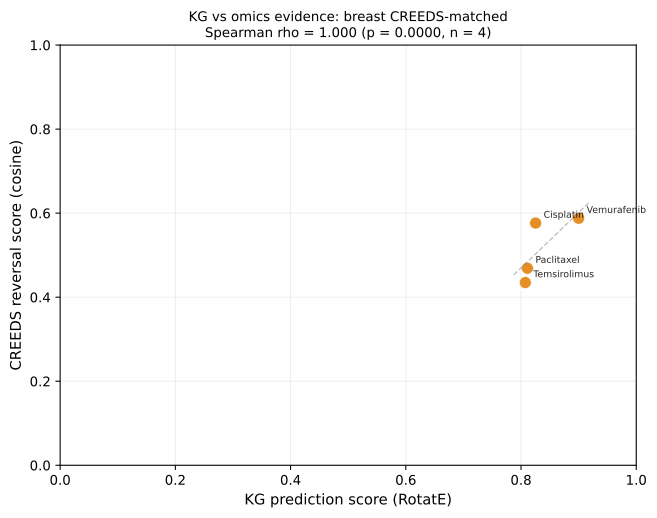

The Python source for this figure:
"""Figure: KG prediction score vs RNA-seq reversal score correlation.

Loads repurposing pipeline artifacts (breast cosine CREEDS + full 200-pair run),
computes Spearman rank correlation on CREEDS-matched rows only, and writes metrics.

Usage:
    .venv/bin/python figures/fig4_kg_rnaseq_correlation.py
"""
from __future__ import annotations

import csv
import json
from pathlib import Path

import matplotlib
matplotlib.use("Agg")
import matplotlib.pyplot as plt
import numpy as np
from scipy.stats import spearmanr

REPO_ROOT = Path(__file__).resolve().parents[1]

BREAST_CSV = (
    REPO_ROOT
    / "results"
    / "rnaseq_repurposing_run"
    / "repurposing_breast_bundle_human"
    / "top_candidates.csv"
)
BREAST_ENRICHED = (
    REPO_ROOT
    / "results"
    / "rnaseq_repurposing_run"
    / "repurposing_breast_bundle_human"
    / "candidates_enriched.json"
)
FULL_200_CSV = (
    REPO_ROOT
    / "results"
    / "rnaseq_repurposing_run"
    / "repurposing_full_200_cosine"
    / "top_candidates.csv"
)
FIGURES_DIR = REPO_ROOT / "figures"
RESULTS_DIR = REPO_ROOT / "results"


def load_csv_rows(path: Path) -> list[dict]:
    if not path.exists():
        return []
    rows: list[dict] = []
    with path.open(newline="", encoding="utf-8") as handle:
        for row in csv.DictReader(handle):
            row["kg_rotate_score"] = float(row.get("kg_rotate_score") or 0)
            row["signature_reversal_score"] = float(row.get("signature_reversal_score") or 0)
            rows.append(row)
    return rows


def load_enriched_rows(path: Path) -> list[dict]:
    if not path.exists():
        return []
    data = json.loads(path.read_text(encoding="utf-8"))
    for row in data:
        row["kg_rotate_score"] = float(row.get("kg_rotate_score") or 0)
        row["signature_reversal_score"] = float(row.get("signature_reversal_score") or 0)
    return data


def matched_only(rows: list[dict]) -> list[dict]:
    return [row for row in rows if float(row.get("signature_reversal_score") or 0) > 0]


def compute_correlation(kg_scores: np.ndarray, reversal_scores: np.ndarray) -> dict:
    if len(kg_scores) < 2:
        return {
            "spearman_rho": float("nan"),
            "spearman_p_value": float("nan"),
            "n": int(len(kg_scores)),
            "kg_mean": float(np.mean(kg_scores)) if len(kg_scores) else float("nan"),
            "reversal_mean": float(np.mean(reversal_scores)) if len(reversal_scores) else float("nan"),
        }
    rho, pval = spearmanr(kg_scores, reversal_scores)
    return {
        "spearman_rho": float(rho),
        "spearman_p_value": float(pval),
        "n": int(len(kg_scores)),
        "kg_mean": float(np.mean(kg_scores)),
        "reversal_mean": float(np.mean(reversal_scores)),
    }


def plot_scatter(
    candidates: list[dict],
    metrics: dict,
    output_path: Path,
    title_suffix: str,
) -> None:
    kg = np.array([c["kg_rotate_score"] for c in candidates])
    rev = np.array([c["signature_reversal_score"] for c in candidates])
    labels = [str(c.get("compound", "")) for c in candidates]

    fig, ax = plt.subplots(figsize=(7, 5.5))
    ax.scatter(kg, rev, c="#E07B00", s=80, alpha=0.85, edgecolors="white", linewidth=0.5)

    for idx, label in enumerate(labels):
        short = label.split(" ")[0][:12]
        ax.annotate(
            short,
            (kg[idx], rev[idx]),
            textcoords="offset points",
            xytext=(6, 4),
            fontsize=7,
            alpha=0.85,
        )

    if len(kg) > 2:
        z = np.polyfit(kg, rev, 1)
        p = np.poly1d(z)
        x_fit = np.linspace(max(0, kg.min() - 0.02), min(1.0, kg.max() + 0.02), 100)
        ax.plot(x_fit, p(x_fit), "--", color="gray", alpha=0.5, linewidth=1)

    ax.set_xlabel("KG prediction score (RotatE)", fontsize=11)
    ax.set_ylabel("CREEDS reversal score (cosine)", fontsize=11)
    ax.set_title(
        f"KG vs omics evidence: {title_suffix}\n"
        f"Spearman rho = {metrics['spearman_rho']:.3f} "
        f"(p = {metrics['spearman_p_value']:.4f}, n = {metrics['n']})",
        fontsize=10,
    )
    ax.set_xlim(0.0, 1.0)
    ax.set_ylim(0.0, 1.0)
    ax.grid(True, alpha=0.2)
    fig.tight_layout()
    fig.savefig(output_path, dpi=150, bbox_inches="tight")
    fig.savefig(output_path.with_suffix(".svg"), bbox_inches="tight")
    plt.close(fig)


def analyze_panel(
    rows: list[dict],
    *,
    organism_policy: str,
    label: str,
) -> dict:
    matched = matched_only(rows)
    kg = np.array([c["kg_rotate_score"] for c in matched])
    rev = np.array([c["signature_reversal_score"] for c in matched])
    metrics = compute_correlation(kg, rev)
    metrics["organism_policy"] = organism_policy
    metrics["label"] = label
    metrics["n_total"] = len(rows)
    metrics["n_matched"] = len(matched)
    return {"metrics": metrics, "matched": matched}


def main() -> None:
    FIGURES_DIR.mkdir(parents=True, exist_ok=True)
    RESULTS_DIR.mkdir(parents=True, exist_ok=True)

    breast_rows = load_enriched_rows(BREAST_ENRICHED) or load_csv_rows(BREAST_CSV)
    full_rows = load_csv_rows(FULL_200_CSV)

    panel_a = analyze_panel(
        breast_rows,
        organism_policy="human",
        label="breast_ctd_cosine_human",
    )
    panel_b = analyze_panel(
        full_rows,
        organism_policy="human",
        label="full_200_cosine_matched",
    )

    print("=== Panel A: breast CtD (CREEDS matched only) ===")
    print(json.dumps(panel_a["metrics"], indent=2))
    if panel_a["matched"]:
        fig_a = FIGURES_DIR / "fig4_kg_rnaseq_correlation.png"
        plot_scatter(panel_a["matched"], panel_a["metrics"], fig_a, "breast CREEDS-matched")
        print(f"Saved: {fig_a}")

    print("\n=== Panel B: full 200-pair (CREEDS matched only) ===")
    print(json.dumps(panel_b["metrics"], indent=2))
    if panel_b["matched"]:
        fig_b = FIGURES_DIR / "fig4b_creeds_kg_rnaseq_correlation.png"
        plot_scatter(panel_b["matched"], panel_b["metrics"], fig_b, "200-pair CREEDS-matched")
        print(f"Saved: {fig_b}")

    results = {
        "panel_a_breast_matched": panel_a["metrics"],
        "panel_b_full200_matched": panel_b["metrics"],
        "description": (
            "Spearman rank correlation between KG RotatE score and CREEDS cosine "
            "reversal score on matched candidates only (signature_reversal_score > 0)."
        ),
    }
    metrics_path = RESULTS_DIR / "kg_rnaseq_correlation_metrics.json"
    metrics_path.write_text(json.dumps(results, indent=2) + "\n", encoding="utf-8")
    print(f"\nMetrics saved: {metrics_path}")


if __name__ == "__main__":
    main()
